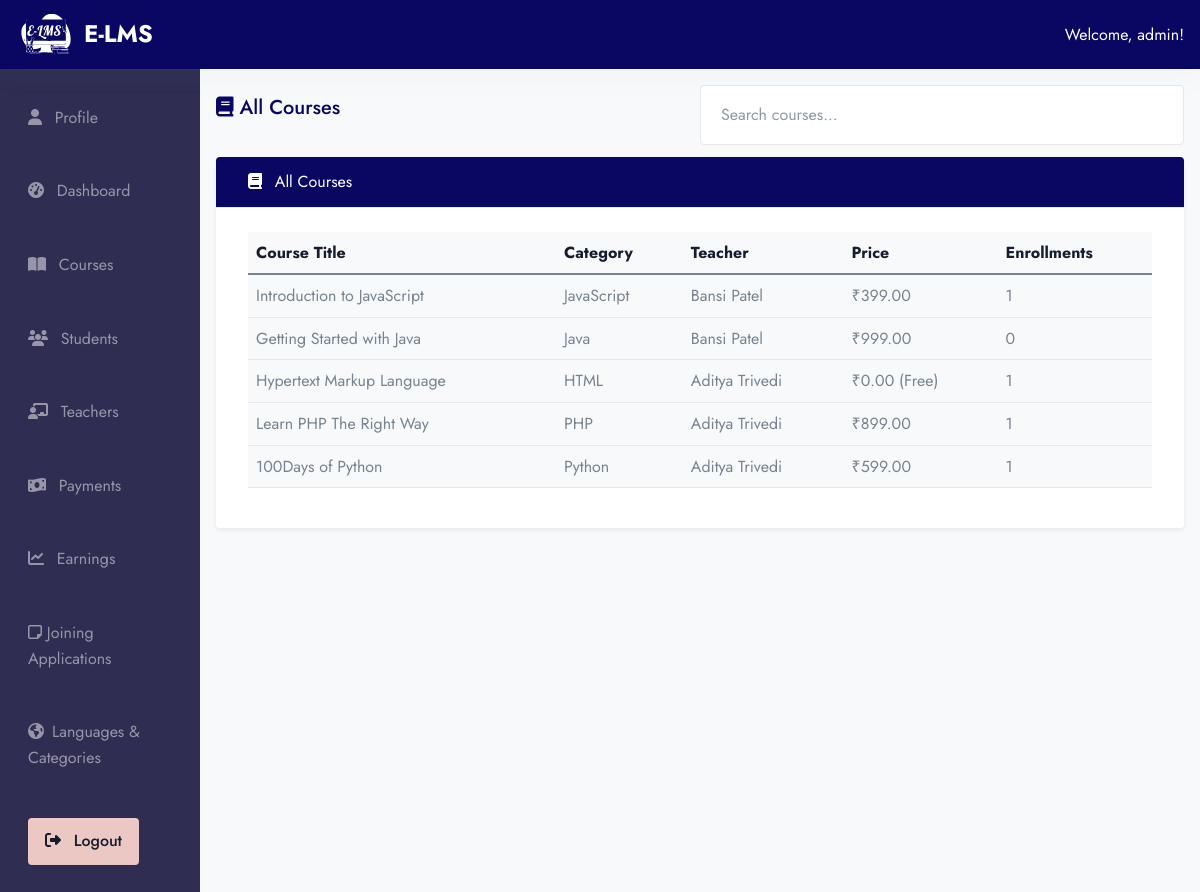
The app's page /ad-min/admin_courses/ (signed in) with its own data.
### app/models.py (models this page shows, shortened)
class Users(AbstractUser):
    ROLE_CHOICES = (
        ('student', 'Student'),
        ('teacher', 'Teacher'),
        ('admin', 'Admin'),
    )
    role = models.CharField(max_length=20, choices=ROLE_CHOICES, default='student')

class Course(models.Model):
    course_image = models.ImageField(upload_to="Media/course_image", null=True)
    teacher = models.ForeignKey(Teacher, on_delete=models.CASCADE, related_name="courses")
    title = models.CharField(max_length=255)
    descriptions = models.TextField()
    course_category = models.ForeignKey(Categories, on_delete=models.CASCADE, related_name="courses")
    level = models.ForeignKey(Level, on_delete=models.CASCADE, null=True,)
    language = models.ForeignKey(Language, on_delete=models.CASCADE, null=True,)
    slug = models.SlugField(default='',max_length=500, null=True,blank=True)
    price = models.DecimalField(max_digits=10, decimal_places=2)
    discount = models.DecimalField(max_digits=5, decimal_places=2, null=True, blank=True, default=0)

class Categories(models.Model):
    name = models.CharField(max_length=200)
    icon = models.CharField(max_length=200, null=True)

class Teacher(models.Model):
    user = models.OneToOneField(Users, on_delete=models.CASCADE, related_name="teacher_profile")
    email = models.EmailField()
    contact_no = models.CharField(max_length=10, null=True, blank=True)
    qualification = models.TextField()
    experience = models.IntegerField(default=0)  # in years
    rating = models.DecimalField(max_digits=3, decimal_places=2, default=0.0)
    bio = models.TextField(null=True, blank=True)

### E_LMS/admin_view.py (the view)
# urls.py: path('ad-min/admin_courses/', admin_view.admin_courses, name='admin_courses'),
@login_required
def admin_courses(request):
    user = request.user
    if user.role != 'admin':
        return page_not_found(request)
    courses = Course.objects.select_related('teacher', 'course_category').all().order_by('-id')
    context = {
        'courses': courses
    }
    return render(request, 'admin/admin_courses.html', context)

### templates/admin/admin_courses.html (shortened to what this page needs)
{% extends 'base2.html' %}
{% load static %}
{% block content %}
<div class="container-fluid">
  <div class="row">
      {% include 'admin/admin_sidebar.html' %}
     <div class="col-md-10 ms-auto p-4 bg-light" style="min-height: 100vh;">
      <div class="d-flex justify-content-between align-items-center mb-3">
        <h4 class="text-primary"><i class="fas fa-book"></i> All Courses</h4>
        <input type="text" id="searchInput" class="form-control w-50" placeholder="Search courses...">
      </div>
      <div class="card mt-3 shadow-sm border-0">
        <div class="card-header bg-primary text-white">
          <i class="fas fa-book me-2"></i> All Courses
        </div>
        <div class="card-body">
          <div class="table-responsive">
            <table class="table table-hover align-middle" id="courseTable">
              <thead class="table-light">
                <tr>
                  <th>Course Title</th>
                  <th>Category</th>
                  <th>Teacher</th>
                  <th>Price</th>
                  <th>Enrollments</th>
                </tr>
              </thead>
              <tbody>
                {% for course in courses %}
                  <tr>
                    <td>{{ course.title }}</td>
                    <td>{{ course.course_category.name }}</td>
                    <td>{{ course.teacher.user.get_full_name }}</td>
                    {% if course.price == 0 %}
                      <td>₹{{ course.price }} (Free)</td>
                    {% else %}
                      <td>₹{{ course.price }}</td>
                    {% endif %}
                    <td>{{ course.enrollments.count }}</td>
                  </tr>
                {% empty %}
                  <tr>
                    <td colspan="5" class="text-center text-muted">No courses available.</td>
                  </tr>
                {% endfor %}
              </tbody>
            </table>
          </div>
        </div>
      </div>
     </div>
  </div>
</div>
{% endblock %}

### templates/components/header_dash.html (shortened to what this page needs)
{% load static %}
<div class="col-12">
  <nav class="navbar navbar-dark bg-primary px-4 py-2 d-flex justify-content-between align-items-center shadow-light">
    <a class="navbar-brand d-flex align-items-center" href="#">
      <img src="{% static 'assets/img/E-LMS_Logo.svg' %}" alt="Project Logo" width="60" height="40" class="me-2">
      <span class="text-white fw-bold">E-LMS </span>
    </a>
    <div class="text-white">
      {% if request.user.is_authenticated %}
        <span class="fw-semibold">Welcome, {{ request.user.username }}!</span>
        {% endif %}
    </div>
  </nav>
</div>

### records on screen
Users: user.username "admin"
Course: title "Introduction to JavaScript", course_category.name "JavaScript", teacher.user.get_full_name "Bansi Patel", price "399.00", enrollments.count "1"
Course: title "Getting Started with Java", course_category.name "Java", teacher.user.get_full_name "Bansi Patel", price "999.00", enrollments.count "0"
Course: title "Hypertext Markup Language", course_category.name "HTML", teacher.user.get_full_name "Aditya Trivedi", price "0.00", enrollments.count "1"
Course: title "Learn PHP The Right Way", course_category.name "PHP", teacher.user.get_full_name "Aditya Trivedi", price "899.00", enrollments.count "1"
Course: title "100Days of Python", course_category.name "Python", teacher.user.get_full_name "Aditya Trivedi", price "599.00", enrollments.count "1"
